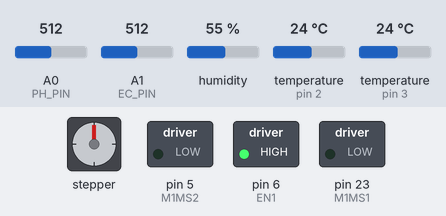
Simulated run of this sketch. Board: Arduino Mega 2560, built with avr-gcc and run on an emulated ATmega2560. On the bench: stepper motor, switched loads named in the sketch (green lamp = pin HIGH). Wiring (inferred from the names in the program): stepper motor driver (200 steps per turn assumed): step pin 22; direction pin 4. The inputs (shaded band) are chosen by the test bench; at power-on: A0 (PH_PIN) = 512, A1 (EC_PIN) = 512, humidity 55 %, temperature (sensors on pin 2, pin 3) 24 °C. Pins used as bus, display or sensor lines are not drawn.

Above: at 0.05 s.
At 0.85 s:
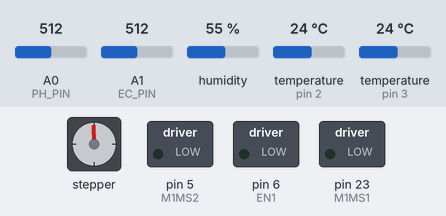
At 1.4 s:
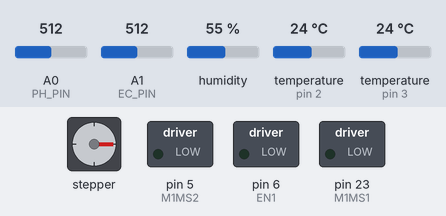
At 2.8 s:
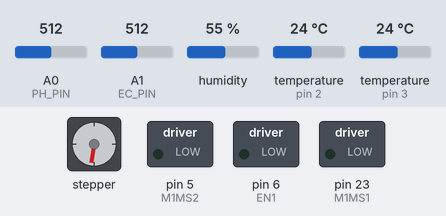
Timing chart, 0 to 10.2 s (numbered marks = the images above):
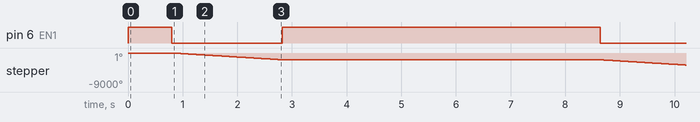

Measured:
- by itself, pin 6 (EN1): alternates HIGH for 5.8 s and LOW for 2.0 s
- by itself, stepper: turns 1800° counter-clockwise in 2.0 s, repeating every 7.8 s

The sketch:

Greenhouse.ino
```cpp
// Ambient Temp
#include <dht.h>
#define DHT11_PIN 2
dht DHT;

// Electrical Conductivity and pH
#include "DFRobot_PH.h"
#include "DFRobot_EC10.h"
#include <EEPROM.h>
#define PH_PIN A0
#define EC_PIN A1
float voltage,ecValue,temperature, phValue = 25;
DFRobot_EC10 ec;
DFRobot_PH ph;

// Water Temp
#include <OneWire.h>
#include <DallasTemperature.h>
#define ONE_WIRE_BUS 3
OneWire oneWire(ONE_WIRE_BUS);
DallasTemperature sensors(&oneWire);

/* Stepper Motors */

// Stepper Motor 1 (pH up)
#define stp1 22
#define dir1 4
#define M1MS1 23
#define M1MS2 5
#define EN1  6

// Stepper Motor 2 (pH down)
#define stp2 24
#define dir2 7
#define M2MS1 25
#define M2MS2 8
#define EN2  9

// Stepper Motor 3 (nutrient solution)
#define stp3 26
#define dir3 10
#define M3MS1 27
#define M3MS2 11
#define EN3  12

int x;
int y;
int state;

void setup(){
  Serial.begin(9600);

  // Set up stepper motor
  pinMode(stp1, OUTPUT);
  pinMode(dir1, OUTPUT);
  pinMode(M1MS1, OUTPUT);
  pinMode(M1MS2, OUTPUT);
  pinMode(EN1, OUTPUT);
  resetEDPins1();

  ph.begin();               // start pH sensor
  ec.begin();               // start electroconductivity sensor
  sensors.begin();          // start temperature sensor
}

void loop(){
  int chk = DHT.read11(DHT11_PIN);

  // Start reading sensors
  voltage = analogRead(EC_PIN)/1024.0*5000;   // read the voltage
  temperature = readTemperature();            // read your temperature sensor to execute temperature compensation
  ecValue =  ec.readEC(voltage, temperature);  // convert voltage to EC with temperature compensation
  voltage = analogRead(PH_PIN)/1024.0*5000;   // read the voltage
  phValue = ph.readPH(voltage,temperature);   // convert voltage to pH with temperature compensation
//  Serial.print("Voltage:");
//  Serial.println(voltage);
//  Serial.print("EC: ");
//  Serial.print(ecValue,1);
//  Serial.println(" ms/cm");
//  Serial.print("Water Temperature: ");
//  Serial.println(temperature,1 + " ^C");
//  Serial.print("pH: ");
//  Serial.println(phValue,2);
//  Serial.print("Ambient Temperature: ");          // in degrees C
//  Serial.println(DHT.temperature /*+ " ^C" */ );
//  Serial.print("Humidity: ");
//  Serial.println(DHT.humidity);
//  Serial.println("\n");

  // Actuating motors
  pHup();

  pHdown();

  nutrient();

  ec.calibration(voltage,temperature);            // calibration process for ec sensor
  ph.calibration(voltage,temperature);            // calibration process for pH sensor
  delay(1000);                                    // rate of data collection
}

float readTemperature(){
  sensors.requestTemperatures();
  return sensors.getTempCByIndex(0);
}

// Drives stepper motor
void pHup(){
  digitalWrite(EN1, LOW); //Pull enable pin low to allow motor control
  digitalWrite(dir1, LOW); //Pull direction pin low to move "forward"
  for(x= 0; x < 1000; x++){  //Loop the forward stepping enough times for motion to be visible
    digitalWrite(stp1, HIGH); //Trigger one step forward
    delay(1);
    digitalWrite(stp1, LOW); //Pull step pin low so it can be triggered again
    delay(1);
  }
  resetEDPins1();
}

void pHdown(){
  digitalWrite(EN2, LOW); //Pull enable pin low to allow motor control
  digitalWrite(dir2, LOW); //Pull direction pin low to move "forward"
  for(x= 0; x < 1000; x++){  //Loop the forward stepping enough times for motion to be visible
    digitalWrite(stp2, HIGH); //Trigger one step forward
    delay(1);
    digitalWrite(stp2, LOW); //Pull step pin low so it can be triggered again
    delay(1);
  }
  resetEDPins1();
}

void nutrient(){
  digitalWrite(EN3, LOW); //Pull enable pin low to allow motor control
  digitalWrite(dir3, LOW); //Pull direction pin low to move "forward"
  for(x= 0; x < 1000; x++){  //Loop the forward stepping enough times for motion to be visible
    digitalWrite(stp3, HIGH); //Trigger one step forward
    delay(1);
    digitalWrite(stp3, LOW); //Pull step pin low so it can be triggered again
    delay(1);
  }
  resetEDPins1();
}

//Reset Easy Driver pins to default states
void resetEDPins1(){
  digitalWrite(stp1, LOW);
  digitalWrite(dir1, LOW);
  digitalWrite(M1MS1, LOW);
  digitalWrite(M1MS2, LOW);
  digitalWrite(EN1, HIGH);
}
```
